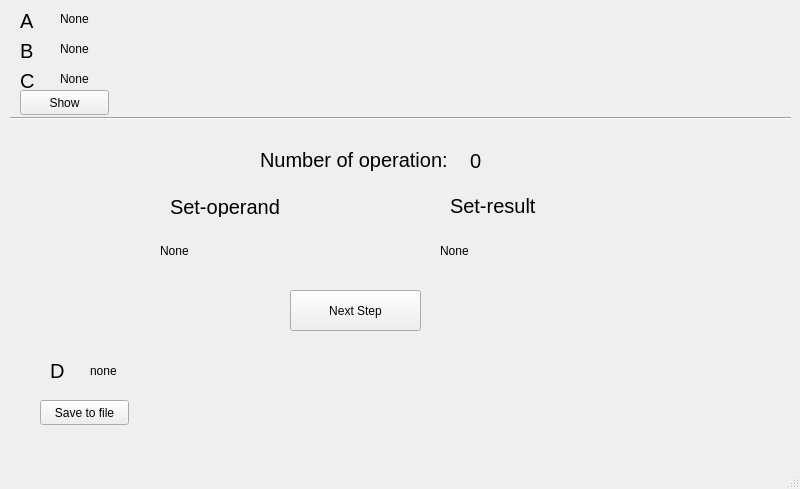
<?xml version="1.0" encoding="UTF-8"?>
<ui version="4.0">
 <class>MainWindow</class>
 <widget class="QMainWindow" name="MainWindow">
  <property name="geometry">
   <rect>
    <x>0</x>
    <y>0</y>
    <width>800</width>
    <height>489</height>
   </rect>
  </property>
  <property name="windowTitle">
   <string>MainWindow</string>
  </property>
  <widget class="QWidget" name="centralwidget">
   <widget class="QLabel" name="label">
    <property name="geometry">
     <rect>
      <x>20</x>
      <y>10</y>
      <width>21</width>
      <height>21</height>
     </rect>
    </property>
    <property name="font">
     <font>
      <pointsize>15</pointsize>
     </font>
    </property>
    <property name="text">
     <string>A</string>
    </property>
   </widget>
   <widget class="QLabel" name="label_2">
    <property name="geometry">
     <rect>
      <x>60</x>
      <y>10</y>
      <width>67</width>
      <height>17</height>
     </rect>
    </property>
    <property name="text">
     <string>None</string>
    </property>
   </widget>
   <widget class="QLabel" name="label_3">
    <property name="geometry">
     <rect>
      <x>60</x>
      <y>40</y>
      <width>67</width>
      <height>17</height>
     </rect>
    </property>
    <property name="text">
     <string>None</string>
    </property>
   </widget>
   <widget class="QLabel" name="label_4">
    <property name="geometry">
     <rect>
      <x>20</x>
      <y>40</y>
      <width>21</width>
      <height>21</height>
     </rect>
    </property>
    <property name="font">
     <font>
      <pointsize>15</pointsize>
     </font>
    </property>
    <property name="text">
     <string>B</string>
    </property>
   </widget>
   <widget class="QLabel" name="label_5">
    <property name="geometry">
     <rect>
      <x>60</x>
      <y>70</y>
      <width>67</width>
      <height>17</height>
     </rect>
    </property>
    <property name="text">
     <string>None</string>
    </property>
   </widget>
   <widget class="QLabel" name="label_6">
    <property name="geometry">
     <rect>
      <x>20</x>
      <y>70</y>
      <width>21</width>
      <height>21</height>
     </rect>
    </property>
    <property name="font">
     <font>
      <pointsize>15</pointsize>
     </font>
    </property>
    <property name="text">
     <string>C</string>
    </property>
   </widget>
   <widget class="Line" name="line">
    <property name="geometry">
     <rect>
      <x>10</x>
      <y>110</y>
      <width>781</width>
      <height>16</height>
     </rect>
    </property>
    <property name="orientation">
     <enum>Qt::Horizontal</enum>
    </property>
   </widget>
   <widget class="QLabel" name="label_7">
    <property name="geometry">
     <rect>
      <x>260</x>
      <y>144</y>
      <width>201</width>
      <height>31</height>
     </rect>
    </property>
    <property name="font">
     <font>
      <pointsize>15</pointsize>
     </font>
    </property>
    <property name="text">
     <string>Number of operation: </string>
    </property>
   </widget>
   <widget class="QLabel" name="label_8">
    <property name="geometry">
     <rect>
      <x>470</x>
      <y>150</y>
      <width>67</width>
      <height>21</height>
     </rect>
    </property>
    <property name="font">
     <font>
      <pointsize>15</pointsize>
     </font>
    </property>
    <property name="text">
     <string>0</string>
    </property>
   </widget>
   <widget class="QLabel" name="label_9">
    <property name="geometry">
     <rect>
      <x>170</x>
      <y>196</y>
      <width>121</width>
      <height>21</height>
     </rect>
    </property>
    <property name="font">
     <font>
      <pointsize>15</pointsize>
     </font>
    </property>
    <property name="text">
     <string>Set-operand</string>
    </property>
   </widget>
   <widget class="QLabel" name="label_10">
    <property name="geometry">
     <rect>
      <x>450</x>
      <y>190</y>
      <width>91</width>
      <height>31</height>
     </rect>
    </property>
    <property name="font">
     <font>
      <pointsize>15</pointsize>
     </font>
    </property>
    <property name="text">
     <string>Set-result</string>
    </property>
   </widget>
   <widget class="QLabel" name="label_11">
    <property name="geometry">
     <rect>
      <x>160</x>
      <y>230</y>
      <width>151</width>
      <height>41</height>
     </rect>
    </property>
    <property name="text">
     <string>None</string>
    </property>
   </widget>
   <widget class="QLabel" name="label_12">
    <property name="geometry">
     <rect>
      <x>440</x>
      <y>230</y>
      <width>151</width>
      <height>41</height>
     </rect>
    </property>
    <property name="text">
     <string>None</string>
    </property>
   </widget>
   <widget class="QPushButton" name="pushButton">
    <property name="geometry">
     <rect>
      <x>290</x>
      <y>290</y>
      <width>131</width>
      <height>41</height>
     </rect>
    </property>
    <property name="text">
     <string>Next Step</string>
    </property>
   </widget>
   <widget class="QLabel" name="label_13">
    <property name="geometry">
     <rect>
      <x>90</x>
      <y>360</y>
      <width>67</width>
      <height>21</height>
     </rect>
    </property>
    <property name="text">
     <string>none</string>
    </property>
   </widget>
   <widget class="QLabel" name="label_14">
    <property name="geometry">
     <rect>
      <x>50</x>
      <y>360</y>
      <width>21</width>
      <height>21</height>
     </rect>
    </property>
    <property name="font">
     <font>
      <pointsize>15</pointsize>
     </font>
    </property>
    <property name="text">
     <string>D</string>
    </property>
   </widget>
   <widget class="QPushButton" name="pushButton_2">
    <property name="geometry">
     <rect>
      <x>40</x>
      <y>400</y>
      <width>89</width>
      <height>25</height>
     </rect>
    </property>
    <property name="text">
     <string>Save to file</string>
    </property>
   </widget>
   <widget class="QPushButton" name="pushButton_3">
    <property name="geometry">
     <rect>
      <x>20</x>
      <y>90</y>
      <width>89</width>
      <height>25</height>
     </rect>
    </property>
    <property name="text">
     <string>Show</string>
    </property>
   </widget>
  </widget>
  <widget class="QMenuBar" name="menubar">
   <property name="geometry">
    <rect>
     <x>0</x>
     <y>0</y>
     <width>800</width>
     <height>22</height>
    </rect>
   </property>
  </widget>
  <widget class="QStatusBar" name="statusbar"/>
 </widget>
 <resources/>
 <connections/>
</ui>
